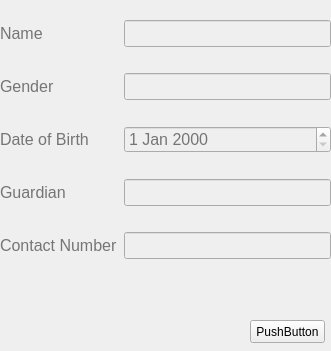
  <widget class="QWidget" name="widget_2" native="true">
   <property name="geometry">
    <rect>
     <x>650</x>
     <y>330</y>
     <width>331</width>
     <height>351</height>
    </rect>
   </property>
   <property name="autoFillBackground">
    <bool>true</bool>
   </property>
   <widget class="QWidget" name="gridLayoutWidget_3">
    <property name="geometry">
     <rect>
      <x>0</x>
      <y>0</y>
      <width>331</width>
      <height>281</height>
     </rect>
    </property>
    <layout class="QGridLayout" name="gridLayout_3">
     <item row="1" column="0">
      <widget class="QLabel" name="genderLabel">
       <property name="sizePolicy">
        <sizepolicy hsizetype="Fixed" vsizetype="Fixed">
         <horstretch>0</horstretch>
         <verstretch>0</verstretch>
        </sizepolicy>
       </property>
       <property name="font">
        <font>
         <pointsize>12</pointsize>
        </font>
       </property>
       <property name="styleSheet">
        <string notr="true">color:#757575</string>
       </property>
       <property name="text">
        <string>Gender</string>
       </property>
      </widget>
     </item>
     <item row="0" column="0">
      <widget class="QLabel" name="nameLabel">
       <property name="sizePolicy">
        <sizepolicy hsizetype="Fixed" vsizetype="Fixed">
         <horstretch>0</horstretch>
         <verstretch>0</verstretch>
        </sizepolicy>
       </property>
       <property name="font">
        <font>
         <pointsize>12</pointsize>
        </font>
       </property>
       <property name="styleSheet">
        <string notr="true">color:#757575</string>
       </property>
       <property name="text">
        <string>Name</string>
       </property>
      </widget>
     </item>
     <item row="3" column="0">
      <widget class="QLabel" name="guardianLabel">
       <property name="sizePolicy">
        <sizepolicy hsizetype="Fixed" vsizetype="Fixed">
         <horstretch>0</horstretch>
         <verstretch>0</verstretch>
        </sizepolicy>
       </property>
       <property name="font">
        <font>
         <pointsize>12</pointsize>
        </font>
       </property>
       <property name="styleSheet">
        <string notr="true">color:#757575</string>
       </property>
       <property name="text">
        <string>Guardian</string>
       </property>
      </widget>
     </item>
     <item row="2" column="0">
      <widget class="QLabel" name="dateOfBirthLabel">
       <property name="sizePolicy">
        <sizepolicy hsizetype="Fixed" vsizetype="Fixed">
         <horstretch>0</horstretch>
         <verstretch>0</verstretch>
        </sizepolicy>
       </property>
       <property name="font">
        <font>
         <pointsize>12</pointsize>
        </font>
       </property>
       <property name="styleSheet">
        <string notr="true">color:#757575</string>
       </property>
       <property name="text">
        <string>Date of Birth</string>
       </property>
      </widget>
     </item>
     <item row="0" column="1">
      <widget class="QLineEdit" name="nameLineEdit">
       <property name="enabled">
        <bool>false</bool>
       </property>
       <property name="font">
        <font>
         <pointsize>12</pointsize>
        </font>
       </property>
       <property name="styleSheet">
        <string notr="true">color:#757575</string>
       </property>
      </widget>
     </item>
     <item row="4" column="0">
      <widget class="QLabel" name="contactNumberLabel">
       <property name="sizePolicy">
        <sizepolicy hsizetype="Fixed" vsizetype="Fixed">
         <horstretch>0</horstretch>
         <verstretch>0</verstretch>
        </sizepolicy>
       </property>
       <property name="font">
        <font>
         <pointsize>12</pointsize>
        </font>
       </property>
       <property name="styleSheet">
        <string notr="true">color:#757575</string>
       </property>
       <property name="text">
        <string>Contact Number</string>
       </property>
      </widget>
     </item>
     <item row="1" column="1">
      <widget class="QLineEdit" name="genderLineEdit">
       <property name="enabled">
        <bool>false</bool>
       </property>
       <property name="font">
        <font>
         <pointsize>12</pointsize>
        </font>
       </property>
       <property name="styleSheet">
        <string notr="true">color:#757575</string>
       </property>
      </widget>
     </item>
     <item row="3" column="1">
      <widget class="QLineEdit" name="guardianLineEdit">
       <property name="enabled">
        <bool>false</bool>
       </property>
       <property name="font">
        <font>
         <pointsize>12</pointsize>
        </font>
       </property>
       <property name="styleSheet">
        <string notr="true">color:#757575</string>
       </property>
      </widget>
     </item>
     <item row="4" column="1">
      <widget class="QLineEdit" name="contactNumnerLineEdit">
       <property name="enabled">
        <bool>false</bool>
       </property>
       <property name="font">
        <font>
         <pointsize>12</pointsize>
        </font>
       </property>
       <property name="styleSheet">
        <string notr="true">color:#757575</string>
       </property>
      </widget>
     </item>
     <item row="2" column="1">
      <widget class="QDateEdit" name="dateEdit">
       <property name="enabled">
        <bool>false</bool>
       </property>
       <property name="font">
        <font>
         <pointsize>12</pointsize>
        </font>
       </property>
       <property name="styleSheet">
        <string notr="true">color:#757575</string>
       </property>
      </widget>
     </item>
    </layout>
   </widget>
   <widget class="QPushButton" name="pushButton">
    <property name="geometry">
     <rect>
      <x>250</x>
      <y>320</y>
      <width>75</width>
      <height>23</height>
     </rect>
    </property>
    <property name="text">
     <string>PushButton</string>
    </property>
   </widget>
  </widget>
